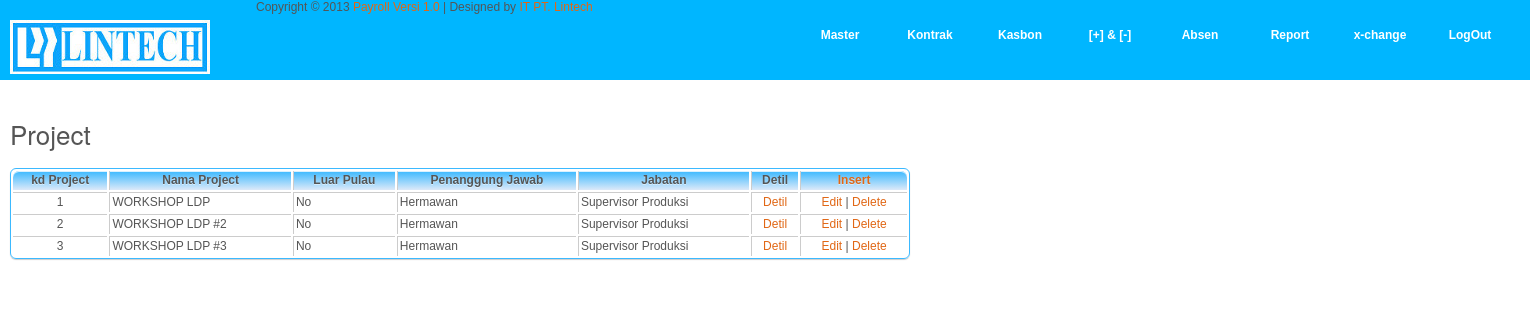
Screenshot of /m_project.php (signed in) with the database file from the repository.
### tables this page shows
CREATE TABLE IF NOT EXISTS `project` (
  `kd_project` int(11) NOT NULL,
  `nama_project` varchar(50) NOT NULL,
  `luar_pulau` tinyint(1) NOT NULL,
  `penanggungjawab` varchar(32) NOT NULL,
  `jabatan` varchar(50) NOT NULL,
  PRIMARY KEY (`kd_project`)
);

### m_project.php (the view, shortened to what this page needs)
<?php
require_once('connections/conn_mysqli_procedural.php');
$qry_project = "Select * from project";
$rs_project = mysqli_query($link, $qry_project);
?>
<!DOCTYPE html PUBLIC "-//W3C//DTD XHTML 1.0 Transitional//EN" "http://www.w3.org/TR/xhtml1/DTD/xhtml1-transitional.dtd">
<html xmlns="http://www.w3.org/1999/xhtml">
<head>
<link href="templatemo_style.css" rel="stylesheet" type="text/css" />
<link rel="stylesheet" type="text/css" href="css/ddsmoothmenu.css" />
<link rel="stylesheet" href="css/slimbox2.css" type="text/css" media="screen" />
</head>
<body>
<?php require_once('header.inc'); ?>
<div id="templatemo_main" class="wrapper">
	    <h2>Project</h2>
		<table class="bordered" width="900px">
		<tr align="center">
		<th>kd Project</th>
		<th>Nama Project</th>
		<th>Luar Pulau</th>
		<th>Penanggung Jawab</th>
		<th>Jabatan</th>
		<th>Detil</th>
		<th colspan = "3" align=center><a href="insert_m_project.php" >Insert</a></th>
		</tr>
		<?php while($row_rsproject = mysqli_fetch_assoc($rs_project)) { ?>
		<tr align="center">
		<td><?php echo $row_rsproject['kd_project'];?></td>
		<td align="left"><?php echo $row_rsproject['nama_project'];?></td>
		<td align="left"><?php if ($row_rsproject['luar_pulau']) echo "Yes"; else echo "No";?></td>
		<td align="left"><?php echo $row_rsproject['penanggungjawab'];?></td>
		<td align="left"><?php echo $row_rsproject['jabatan'];?></td>
		<td><a href="ikut_project.php?kd_project=<?php echo $row_rsproject[kd_project];?>">Detil</a></td>
		<td>
		<a href="insert_m_project.php?edit=1&kd_project=<?php echo $row_rsproject[kd_project];?>">Edit</a> |
		<a href="saveinsert_m_project.php?delete=1&kd_project=<?php echo $row_rsproject[kd_project];?>">Delete</a>
		</td>
		</tr>
		<?php } ?>
		</table>
	</div>
</body>
</html>

### templatemo_style.css (style rules this page uses)
body { margin: 0; padding: 0; color: #555; font-family: Verdana, Arial, Helvetica, sans-serif; font-size: 12px; line-height: 15px; background-color: #fff; }
h1, h2, h3, h4, h5, h6 { color:#555; font-weight:400; padding: 0; margin: 0; font-family: "Helvetica Neue",Helvetica,Arial,sans-serif }
h2 { font-size:26px; margin-bottom: 20px; line-height: 28px }
a:link, a:visited { color:#e16715; text-decoration: none }
.wrapper { height: 2900px; width: 1500px; padding: 0 10px; margin: 0px; }
#templatemo_main { padding: 40px 10px; background: # }
.bordered { border: solid #3BB9FF 1px; -moz-border-radius: 6px; -webkit-border-radius: 6px; border-radius: 6px; -webkit-box-shadow: 0 1px 1px #ccc; -moz-box-shadow: 0 1px 1px #ccc; box-shadow: 0 1px 1px #ccc; }
.bordered td, .bordered th { border-left: 1px solid #ccc; border-top: 1px solid #ccc; padding: 2px; text-align: none; }
.bordered th { background-color: #dce9f9; background-image: -webkit-gradient(linear, left top, left bottom, from(#3BB9FF), to(#dce9f9)); background-image: -webkit-linear-gradient(top, #3BB9FF, #dce9f9); background-image: -moz-linear-gradient(top, #3BB9FF, #88F188); background-image: -ms-linear-gradient(top, #3BB9FF, #08630E); background-image: -o-linear-gradient(top, #3BB9FF, #08630E); background-image: linear-gradient(top, #3BB9FF, #08630E); -webkit-box-shadow: 0 1px 0 rgba(255,255,255,.8) inset; -moz-box-shadow:0 1px 0 rgba(255,255,255,.8) inset; box-shadow: 0 1px 0 rgba(255,255,255,.8) inset; border-top: none; text-shadow: 0 1px 0 rgba(255,255,255,.5); }
.bordered td:first-child, .bordered th:first-child { border-left: none; }
.bordered th:first-child { -moz-border-radius: 6px 0 0 0; -webkit-border-radius: 6px 0 0 0; border-radius: 6px 0 0 0; }
.bordered th:last-child { -moz-border-radius: 0 6px 0 0; -webkit-border-radius: 0 6px 0 0; border-radius: 0 6px 0 0; }
.bordered tr:last-child td:first-child { -moz-border-radius: 0 0 0 6px; -webkit-border-radius: 0 0 0 6px; border-radius: 0 0 0 6px; }
.bordered tr:last-child td:last-child { -moz-border-radius: 0 0 6px 0; -webkit-border-radius: 0 0 6px 0; border-radius: 0 0 6px 0; }

### rows the page displays
project: kd_project "1", nama_project "WORKSHOP LDP", luar_pulau "No", penanggungjawab "Hermawan", jabatan "Supervisor Produksi"
project: kd_project "2", nama_project "WORKSHOP LDP #2", luar_pulau "No", penanggungjawab "Hermawan", jabatan "Supervisor Produksi"
project: kd_project "3", nama_project "WORKSHOP LDP #3", luar_pulau "No", penanggungjawab "Hermawan", jabatan "Supervisor Produksi"
